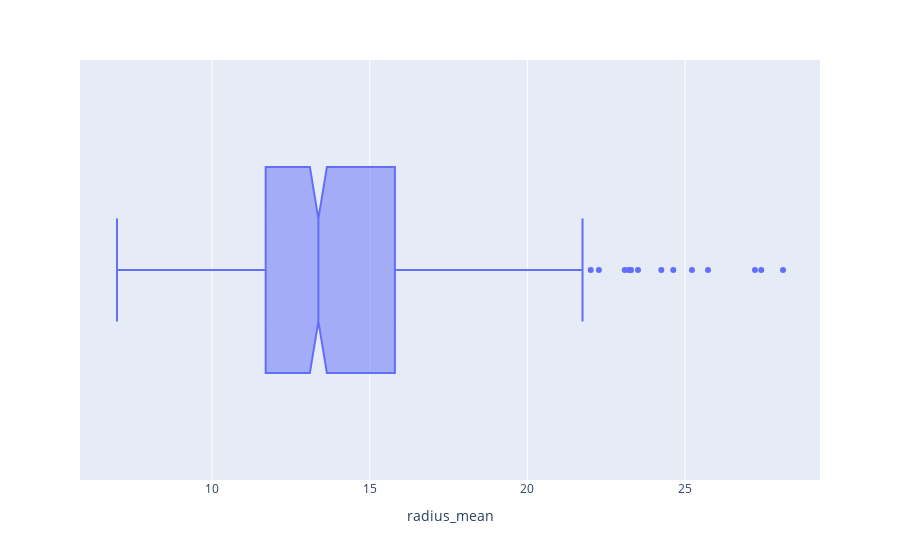

The cell this chart's notebook holds for it:
### Code cell
fig = px.box(data, x="radius_mean",notched=True)
fig.show()

### Figure 1 — Plotly figure (JSON) as saved in the notebook; plotly's stock layout.template omitted (floating-point values rounded to 4 significant figures; data arrays with more than 128 entries replaced by an {"elided": "..."} marker saying what was removed)
{"data": [{"alignmentgroup": "True", "hovertemplate": "radius_mean=%{x}<extra></extra>", "legendgroup": "", "marker": {"color": "#636efa"}, "name": "", "notched": true, "offsetgroup": "", "orientation": "h", "showlegend": false, "type": "box", "x": {"elided": "569 float values"}, "x0": " ", "xaxis": "x", "y0": " ", "yaxis": "y"}], "layout": {"boxmode": "group", "legend": {"tracegroupgap": 0}, "margin": {"t": 60}, "xaxis": {"anchor": "y", "domain": [0, 1], "title": {"text": "radius_mean"}}, "yaxis": {"anchor": "x", "domain": [0, 1]}}}
